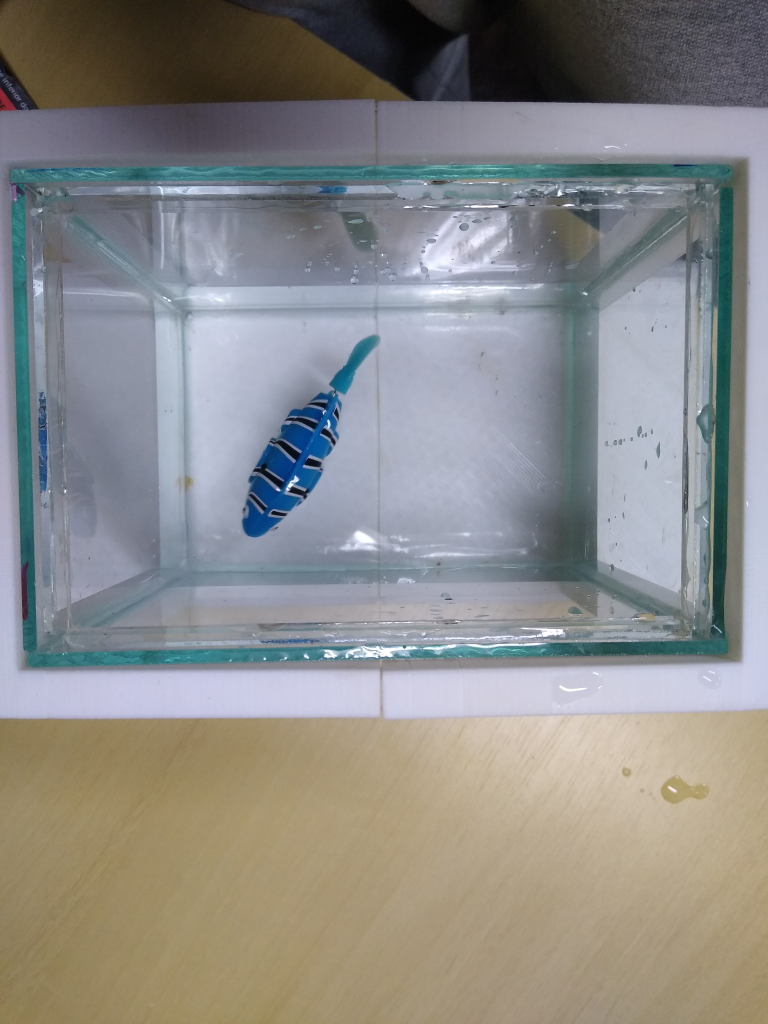
#> input picture Meus_code/IMG_20230913_194800245.jpg, 3072 x 4096 px, given in place of the camera (shown at 1/4 size)
$ python _09_TRACKING_RGB_.py   (older library calls are emulated)
#> lines starting #> are read from the running program, lines starting #| are printed output that depends on the picture; after the words box and inside, x2 and y2 are one past the last pixel; in counts of white or black regions, pixels touching at a corner belong together
#> slider 'min azul' is set to 51
#> slider 'min verde' is set to 51
#> slider 'min vermelho' is set to 51
#> in main, frame is the input picture: shape (4096, 3072, 3); mean B, G, R 136.5, 138.5, 138.8
import cv2
import numpy as np

ESC_KEY = 27
trackbar_Window = "trackbar window"

def onChange(vermelho):
        return

def set_Limits_Of_Trackbar():
    azul = {}
    azul["min"] = cv2.getTrackbarPos("min azul", trackbar_Window)
    azul["max"] = cv2.getTrackbarPos("max azul", trackbar_Window)
    if azul["min"] > azul["max"]:
        cv2.setTrackbarPos("max azul", trackbar_Window, azul["min"]+1)
        azul["max"] = cv2.getTrackbarPos("max azul", trackbar_Window)

    verde = {}
    verde["min"] = cv2.getTrackbarPos("min verde", trackbar_Window)
    verde["max"] = cv2.getTrackbarPos("max verde", trackbar_Window)

    if verde["min"] > verde["max"]:
        cv2.setTrackbarPos("max verde", trackbar_Window, verde["min"]+1)
        verde["max"] = cv2.getTrackbarPos("max verde", trackbar_Window)

    vermelho = {}
    vermelho["min"] = cv2.getTrackbarPos("min vermelho", trackbar_Window)
    vermelho["max"] = cv2.getTrackbarPos("max vermelho", trackbar_Window)

    if vermelho["min"] > vermelho["max"]:
        cv2.setTrackbarPos("max vermelho", trackbar_Window, vermelho["min"]+1)
        vermelho["max"] = cv2.getTrackbarPos("max vermelho", trackbar_Window)

    return azul, verde, vermelho

def compute_Tracking(frame, azul, verde, vermelho):
    lowerColor = np.array([azul['min'], verde["min"], vermelho["min"]])
    upperColor = np.array([azul['max'], verde["max"], vermelho["max"]])

    mask = cv2.inRange(frame, lowerColor, upperColor)
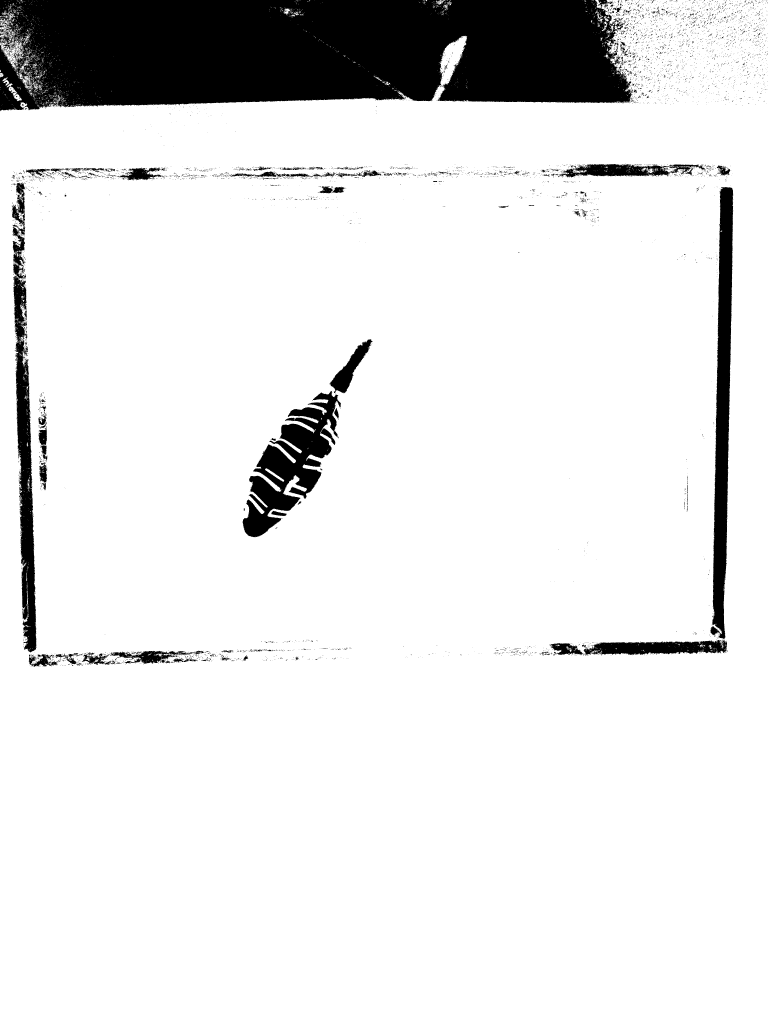
#> mask: shape (4096, 3072) (shown at 1/4 size); 89.2% white; 7016 black regions (6733 under 20 px), largest, box (x1, y1, x2, y2) and area: (0, 0, 2531, 445) 975813, (2841, 748, 2934, 2556) 90608, (970, 1564, 1364, 2149) 90174
    result = cv2.bitwise_and(frame, frame, mask = mask)
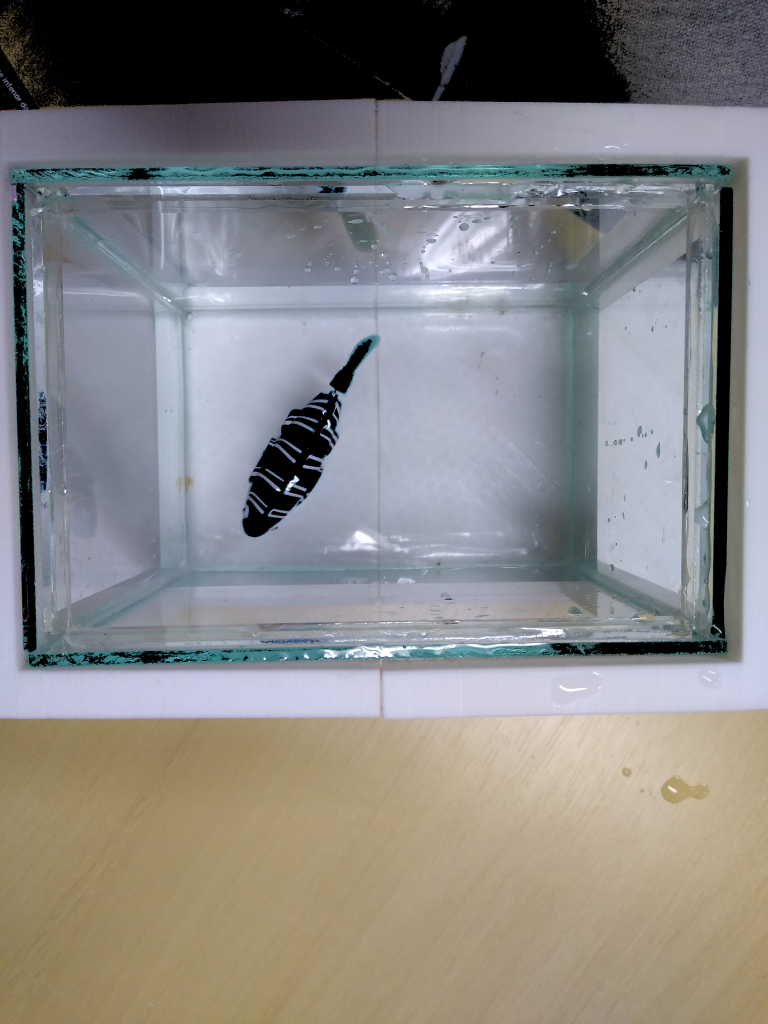
#> result: shape (4096, 3072, 3) (shown at 1/4 size); mean B, G, R 131.4, 133.1, 134.3
    cv2.imshow("fame - mascara", result)

    gray = cv2.cvtColor(result, cv2.COLOR_BGR2GRAY)
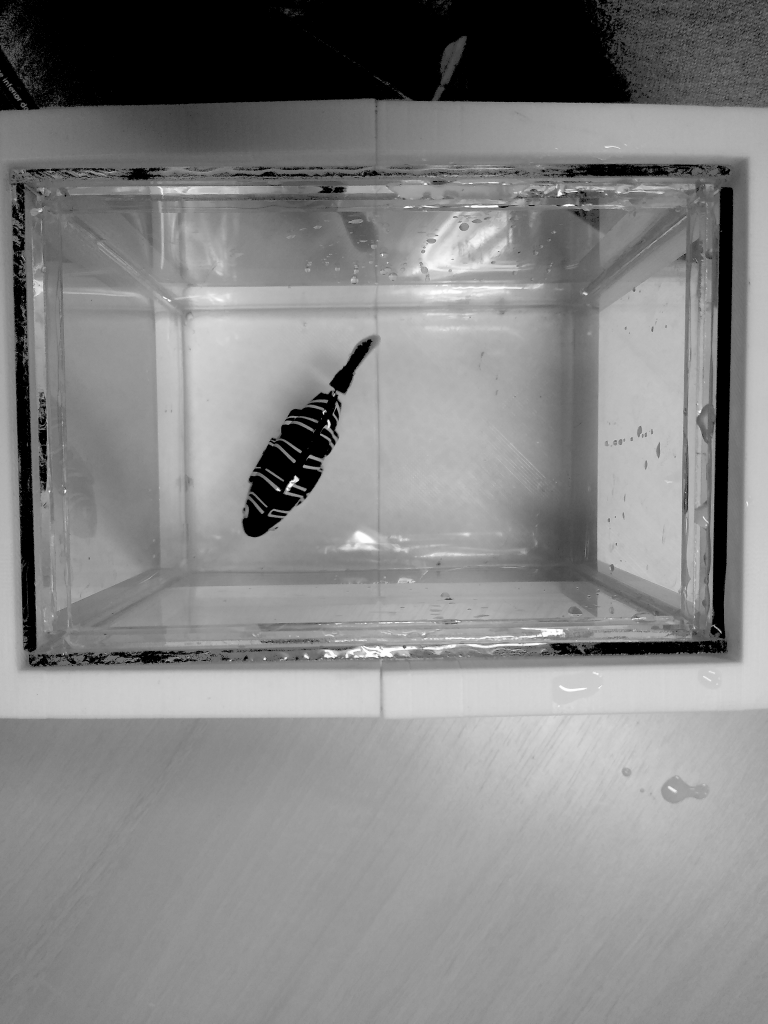
#> gray: shape (4096, 3072) (shown at 1/4 size); min 0, max 255, mean 133.3
    _,gray = cv2.threshold(gray, 0, 255, cv2.THRESH_BINARY | cv2.THRESH_OTSU)
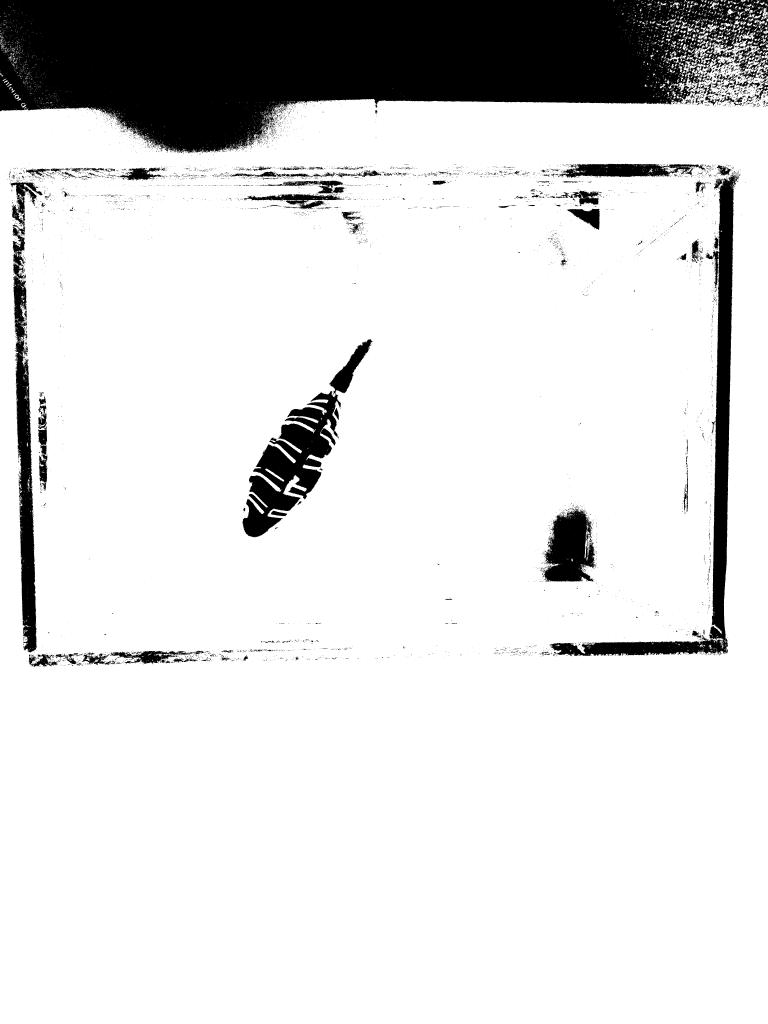
#> gray: shape (4096, 3072) (shown at 1/4 size); 85.9% white; 7526 black regions (7178 under 20 px), largest, box (x1, y1, x2, y2) and area: (0, 0, 3072, 614) 1278742, (2197, 696, 2950, 2625) 130686, (970, 1357, 1492, 2149) 104101

    contours, _, _  = cv2.findContours(gray, cv2.RETR_LIST, cv2.CHAIN_APPROX_SIMPLE)

#> (the run stopped early here; a loop or call above may not have finished)
